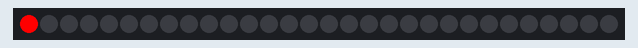
Simulated run of this sketch. Board: Arduino Uno, built with avr-gcc and run on an emulated ATmega328P. Shown: 30 RGB LEDs in strip order, left to right.

Above: at 0.15 s.
At 3.57 s:
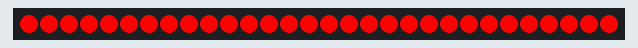
At 11.64 s:
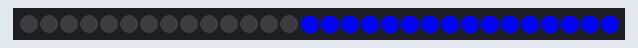
At 20.03 s:
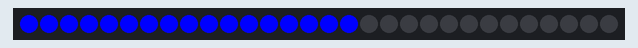
At 22.2 s:
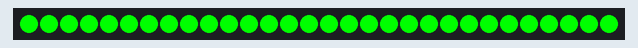
At 39.6 s:
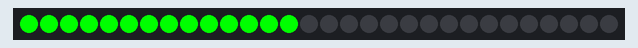

The sketch:

interfacing_neopixel_strip_with_arduino1.ino
```cpp
#include <Adafruit_NeoPixel.h>

#define PIN 6            // Define the pin connected to the data pin of the Neopixel strip
#define NUMPIXELS 30     // Define the number of LEDs in the strip

Adafruit_NeoPixel strip(NUMPIXELS, PIN, NEO_GRB + NEO_KHZ800);

void setup() {
    strip.begin();
    strip.show(); // Initialize all pixels to 'off'
}

void loop() {
    colorWipe(strip.Color(255, 0, 0), 15); // Red light moving forward
    colorWipe(strip.Color(0, 0, 0), 15);  // Red light turning off
    colorWipe(strip.Color(0, 255, 0), 15); // Green light moving forward
    colorWipe(strip.Color(0, 0, 0), 15);  // Green light turning off
    colorWipe(strip.Color(0, 0, 255), 15); // Blue light moving forward
    colorWipe(strip.Color(0, 0, 0), 15);  // Blue light turning off
}

void colorWipe(uint32_t color, int wait) {
    for(int i = 0; i < NUMPIXELS; i++) {
        strip.setPixelColor(i, color);
        strip.show();
        delay(wait);
    }
}
```
